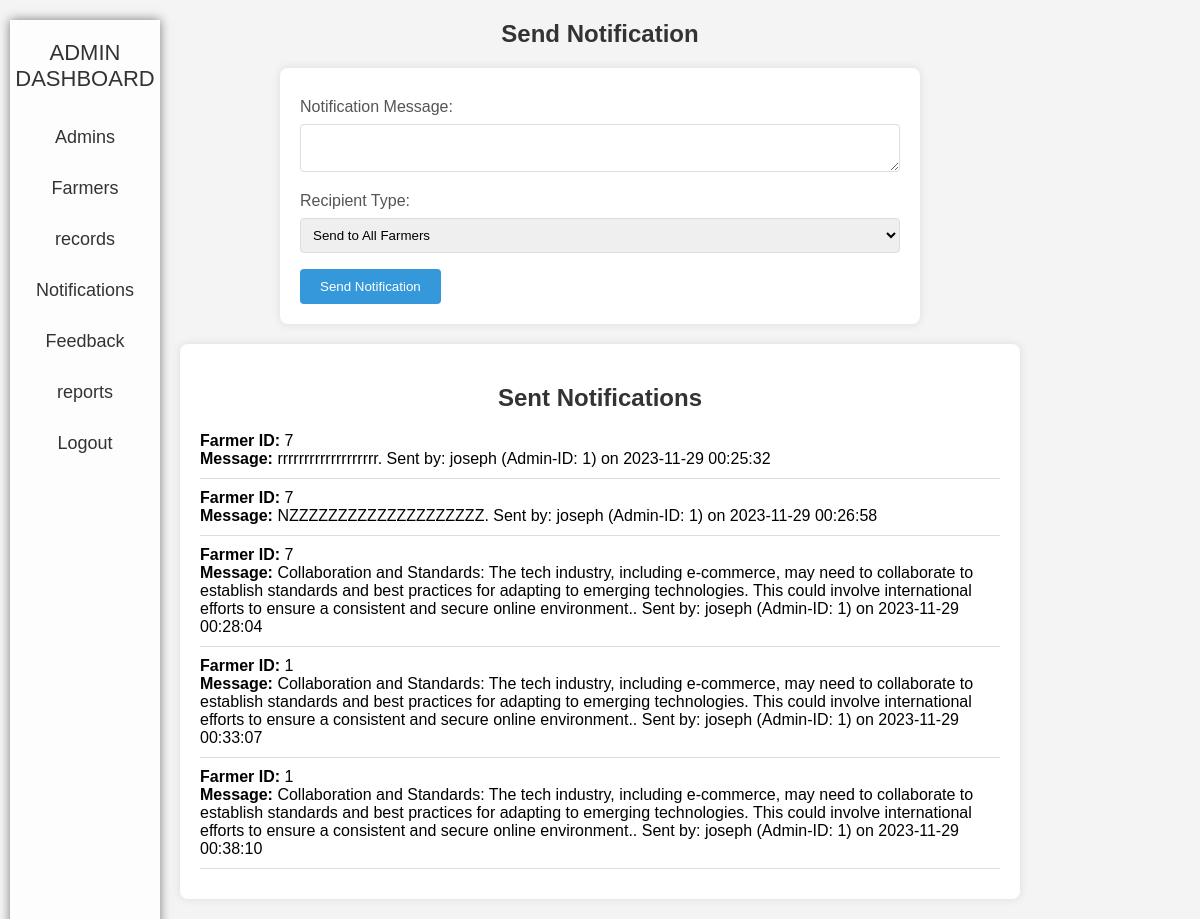
The page /sendNotifications.php on the database its author committed.
### tables this page shows
CREATE TABLE `notifications` (
  `notification_id` int(11) NOT NULL,
  `farmer_id` int(11) DEFAULT NULL,
  `message` text DEFAULT NULL,
  `timestamp` timestamp NOT NULL DEFAULT current_timestamp(),
  `is_read` tinyint(1) NOT NULL DEFAULT 0,
  `original_quantity` int(11) DEFAULT NULL,
  `updated_quantity` int(11) DEFAULT NULL,
  `original_rate` decimal(10,2) DEFAULT NULL,
  `updated_rate` decimal(10,2) DEFAULT NULL
);

### sendNotifications.php (the view, shortened to what this page needs)
<?php
include 'functions.php';
$notificationsQuery = "SELECT * FROM notifications";
$notificationsResult = $conn->query($notificationsQuery);
?>
<!DOCTYPE html>
<html lang="en">
<head>
    <link rel="stylesheet" href="style.css">
</head>
<body>
    <div class="sidebar">
        <header>ADMIN DASHBOARD</header>
        <ul>
            <li><a href="add_admin.php"><i class="fas fa-stream"></i>Admins</a></li>
            <li><a href="add_farmer.php"><i class="fas fa-stream"></i> Farmers</a></li>
            <li><a href="records.php"><i class="fas fa-sliders-h"></i>records</a></li>
            <li><a href="sendNotifications.php"><i class="fas fa-sliders-h"></i>Notifications</a></li>
            <li><a href="viewfeedbacks.php"><i class="fas fa-sliders-h"></i>Feedback</a></li>
            <li><a href="reports.php"><i class="fas fa-question-circle"></i>reports</a></li>
            <li><a href="logout.php">Logout</a></li>
        </ul>
    </div>
    <h2>Send Notification</h2>
    <form method="post" action="sendNotifications.php" onsubmit="return confirmNotification()">
        <label for="notification_message">Notification Message:</label>
        <textarea name="message" id="notification_message" required></textarea>
        <label for="recipient_type">Recipient Type:</label>
        <select name="recipient_type" id="recipient_type" required>
            <option value="all">Send to All Farmers</option>
        </select>
        <button type="submit" name="send_notification">Send Notification</button>
    </form>
    <div class="notification-dashboard">
        <h2>Sent Notifications</h2>
        <?php
        if ($notificationsResult && $notificationsResult->num_rows > 0) {
            while ($notification = $notificationsResult->fetch_assoc()) {
                echo '<div class="notification">';
                echo '<p><strong>Farmer ID:</strong> ' . $notification['farmer_id'] . '</p>';
                echo '<p><strong>Message:</strong> ' . $notification['message'] . '</p>';
                echo '</div>';
            }
        } else {
            echo '<p>No notifications available.</p>';
        }
        ?>
    </div>
</body>
</html>

### style.css (style rules this page uses)
body, html { margin: 0; padding: 0; }
body { background-image: url('your-background-image.jpg'); background-size: cover; background-blur: 5px; }
.sidebar { position: fixed; width: 150px; height: 100%; background-color: rgba(255, 255, 255, 0.8); box-shadow: 0 0 10px rgba(0, 0, 0, 0.5); transition: 0.5s; margin-left: 10px; }
.sidebar header { font-size: 22px; text-align: center; padding: 20px 0; color: #333; }
.sidebar ul { padding: 0; margin: 0; list-style: none; }
.sidebar ul li { padding: 15px; text-align: center; }
.sidebar ul li a { text-decoration: none; color: #333; font-size: 18px; display: block; transition: 0.3s; }

### sendNotifications.php (style rules this page uses)
body { font-family: Arial, sans-serif; background-color: #f4f4f4; margin: 0; padding: 0; }
h2 { text-align: center; color: #333; }
form { max-width: 600px; margin: 20px auto; background-color: #fff; padding: 20px; border-radius: 8px; box-shadow: 0 0 10px rgba(0, 0, 0, 0.1); }
label { display: block; margin-bottom: 8px; color: #555; }
textarea, input[type="text"] { width: 100%; padding: 8px; margin-bottom: 16px; border: 1px solid #ddd; border-radius: 4px; box-sizing: border-box; }
select { width: 100%; padding: 8px; margin-bottom: 16px; border: 1px solid #ddd; border-radius: 4px; box-sizing: border-box; }
button { background-color: #3498db; color: #fff; padding: 10px 20px; border: none; border-radius: 4px; cursor: pointer; }
.notification-dashboard { max-width: 800px; margin: 20px auto; background-color: #fff; padding: 20px; border-radius: 8px; box-shadow: 0 0 10px rgba(0, 0, 0, 0.1); }
.notification { border-bottom: 1px solid #ddd; padding-bottom: 10px; margin-bottom: 10px; }
.notification p { margin: 0; }

### rows shown on the page
notifications: farmer "7", message "rrrrrrrrrrrrrrrrrrr. Sent by: joseph (Admin-ID: 1) on 2023-11-29 00:25:32"
notifications: farmer "7", message "NZZZZZZZZZZZZZZZZZZZZ. Sent by: joseph (Admin-ID: 1) on 2023-11-29 00:26:58"
notifications: farmer "7", message "Collaboration and Standards: The tech industry, including e-commerce, may need to collaborate to establish standards and best practices for adapting to emerging technologies. This could involve international efforts to ensure a consistent and secure online environment.. Sent by: joseph (Admin-ID: 1) on 2023-11-29 00:28:04"
notifications: farmer "1", message "Collaboration and Standards: The tech industry, including e-commerce, may need to collaborate to establish standards and best practices for adapting to emerging technologies. This could involve international efforts to ensure a consistent and secure online environment.. Sent by: joseph (Admin-ID: 1) on 2023-11-29 00:33:07"
notifications: farmer "1", message "Collaboration and Standards: The tech industry, including e-commerce, may need to collaborate to establish standards and best practices for adapting to emerging technologies. This could involve international efforts to ensure a consistent and secure online environment.. Sent by: joseph (Admin-ID: 1) on 2023-11-29 00:38:10"
